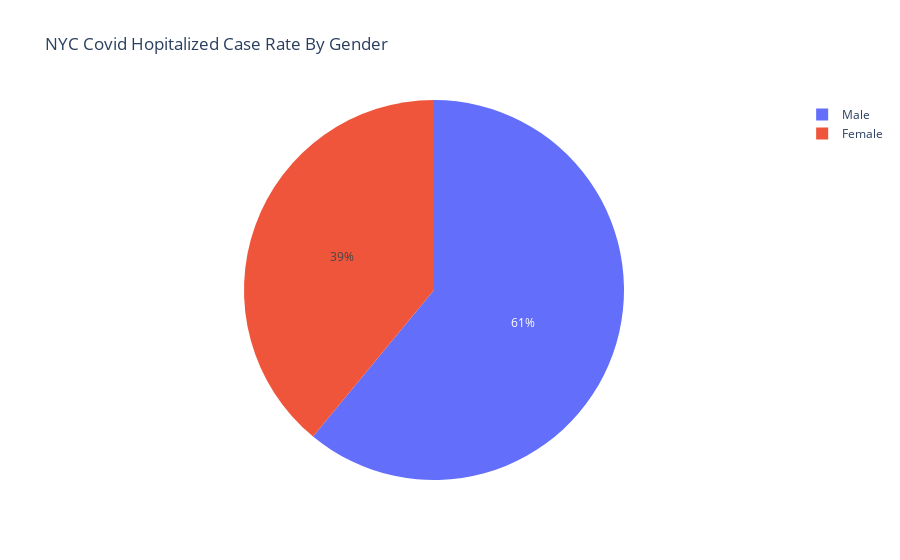

Here is the notebook cell this chart was saved with:
### Code cell
plot_pie(mod_bs, "HOSPITALIZED_CASE_RATE","SEX_GROUP","NYC Covid Hopitalized Case Rate By Gender")

### Figure 1 — Plotly figure (JSON) as saved in the notebook; plotly's stock layout.template omitted (floating-point values rounded to 4 significant figures)
{"data": [{"domain": {"x": [0, 1], "y": [0, 1]}, "hovertemplate": "SEX_GROUP=%{label}<br>HOSPITALIZED_CASE_RATE=%{value}<extra></extra>", "labels": ["Female", "Male"], "legendgroup": "", "name": "", "showlegend": true, "type": "pie", "values": [335.2, 524.0]}], "layout": {"legend": {"tracegroupgap": 0}, "title": {"text": "NYC Covid Hopitalized Case Rate By Gender"}}}
